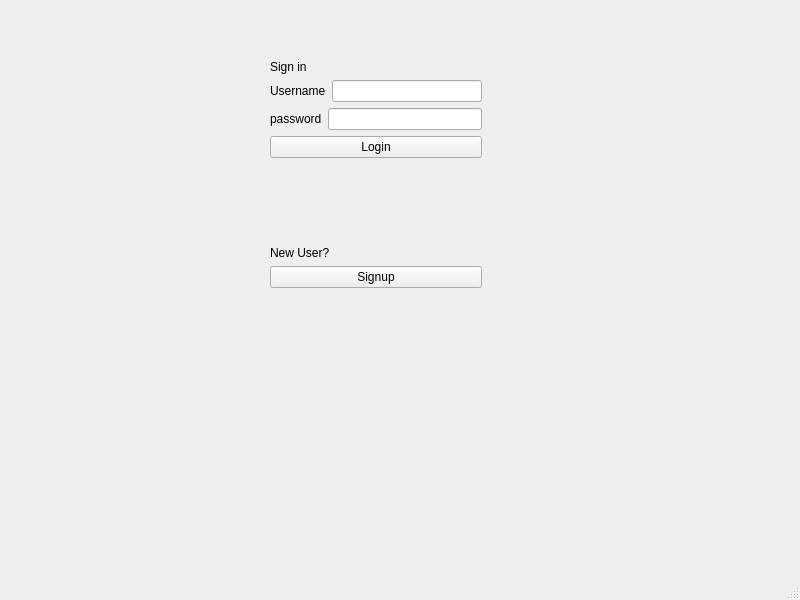
<?xml version="1.0" encoding="UTF-8"?>
<ui version="4.0">
 <class>MainWindow</class>
 <widget class="QMainWindow" name="MainWindow">
  <property name="geometry">
   <rect>
    <x>0</x>
    <y>0</y>
    <width>800</width>
    <height>600</height>
   </rect>
  </property>
  <property name="windowTitle">
   <string>MainWindow</string>
  </property>
  <widget class="QWidget" name="centralwidget">
   <widget class="QWidget" name="">
    <property name="geometry">
     <rect>
      <x>270</x>
      <y>60</y>
      <width>212</width>
      <height>228</height>
     </rect>
    </property>
    <layout class="QVBoxLayout" name="verticalLayout_5">
     <item>
      <layout class="QVBoxLayout" name="verticalLayout_3">
       <item>
        <widget class="QLabel" name="label_3">
         <property name="text">
          <string>Sign in</string>
         </property>
        </widget>
       </item>
       <item>
        <layout class="QVBoxLayout" name="verticalLayout_2">
         <item>
          <layout class="QVBoxLayout" name="verticalLayout">
           <item>
            <layout class="QHBoxLayout" name="horizontalLayout">
             <item>
              <widget class="QLabel" name="label">
               <property name="text">
                <string>Username</string>
               </property>
              </widget>
             </item>
             <item>
              <widget class="QLineEdit" name="username"/>
             </item>
            </layout>
           </item>
           <item>
            <layout class="QHBoxLayout" name="horizontalLayout_2">
             <item>
              <widget class="QLabel" name="label_2">
               <property name="text">
                <string>password</string>
               </property>
              </widget>
             </item>
             <item>
              <widget class="QLineEdit" name="password"/>
             </item>
            </layout>
           </item>
          </layout>
         </item>
         <item>
          <widget class="QPushButton" name="login">
           <property name="text">
            <string>Login</string>
           </property>
          </widget>
         </item>
        </layout>
       </item>
      </layout>
     </item>
     <item>
      <spacer name="verticalSpacer">
       <property name="orientation">
        <enum>Qt::Vertical</enum>
       </property>
       <property name="sizeHint" stdset="0">
        <size>
         <width>20</width>
         <height>40</height>
        </size>
       </property>
      </spacer>
     </item>
     <item>
      <layout class="QVBoxLayout" name="verticalLayout_4">
       <item>
        <widget class="QLabel" name="label_4">
         <property name="text">
          <string>New User?</string>
         </property>
        </widget>
       </item>
       <item>
        <widget class="QPushButton" name="signup">
         <property name="text">
          <string>Signup</string>
         </property>
        </widget>
       </item>
      </layout>
     </item>
    </layout>
   </widget>
  </widget>
  <widget class="QMenuBar" name="menubar">
   <property name="geometry">
    <rect>
     <x>0</x>
     <y>0</y>
     <width>800</width>
     <height>26</height>
    </rect>
   </property>
  </widget>
  <widget class="QStatusBar" name="statusbar"/>
 </widget>
 <resources/>
 <connections/>
</ui>
